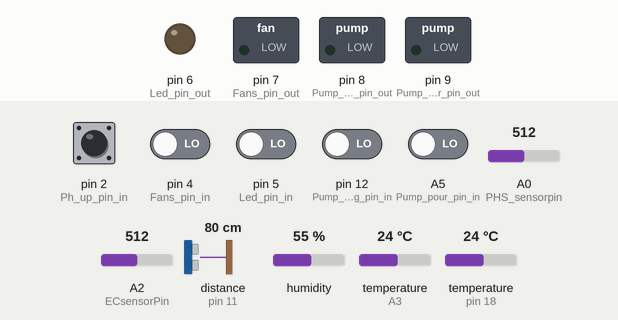
Bench run of a program on a simulated Arduino Uno, built with avr-gcc and run on an emulated ATmega328P. Shown: switched loads named in the program (green lamp = pin HIGH), output pins drawn as LEDs (lit = HIGH). Wiring (inferred from the names in the program): ultrasonic range finder: trigger pin 10; echo pin 11; DHT11 sensor: data A3. Inputs (shaded band) come from the test bench; at power-on: pin 2 (Ph_up_pin_in) HIGH, A5 (Pump_pour_pin_in), pin 4 (Fans_pin_in), pin 5 (Led_pin_in), pin 12 (Pump_mixing_pin_in) LOW, A0 (PHS_sensorpin) = 512, A2 (ECsensorPin) = 512, distance to the obstacle (sensor on pin 11) 80 cm, humidity 55 %, temperature (sensors on A3, pin 18) 24 °C. The echo pulse lasts 58.3 µs per cm; pins used as bus, display or sensor lines are not drawn.

Above: at 1.2 s.
1.3 s: pin 4 (Fans_pin_in) driven HIGH
At 2.6 s:
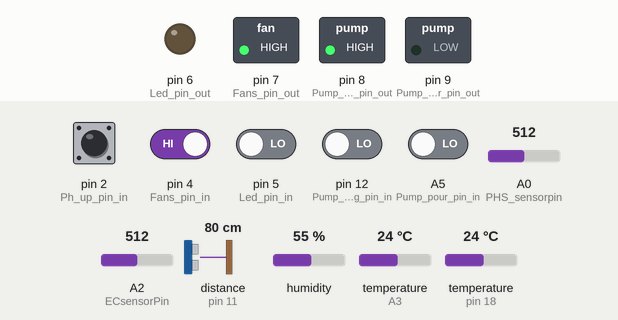
3.5 s: pin 5 (Led_pin_in) driven HIGH
At 4.9 s:
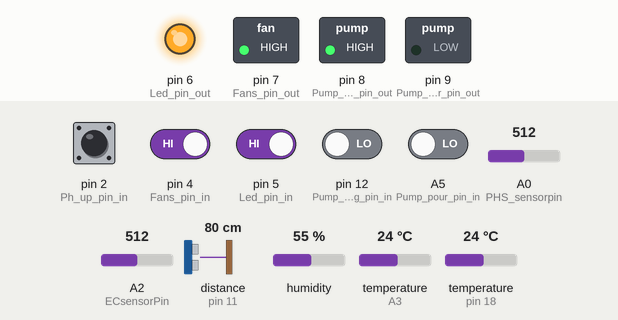
5.8 s: A5 (Pump_pour_pin_in) driven HIGH
At 7.3 s:
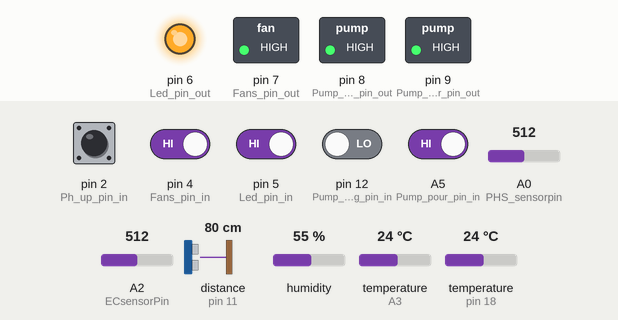
8.0 s: pin 4 (Fans_pin_in) driven LOW
At 9.8 s:
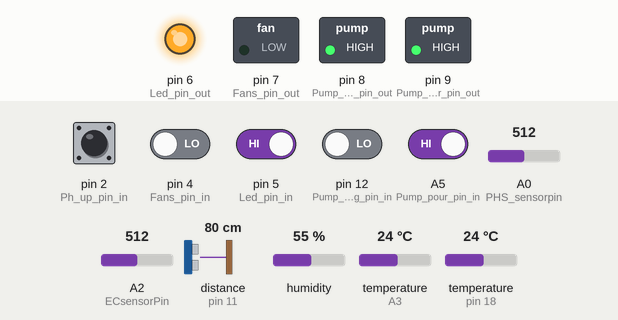
10.3 s: pin 5 (Led_pin_in) driven LOW
At 12.1 s:
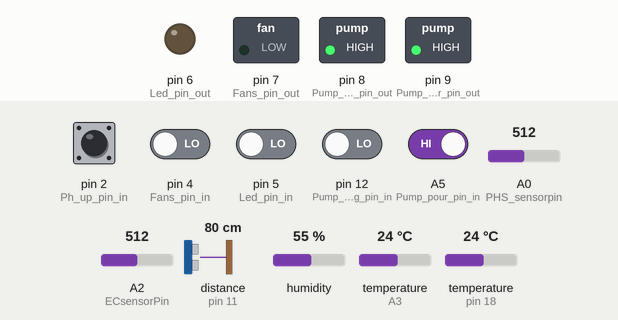
12.5 s: A5 (Pump_pour_pin_in) driven LOW
At 14.5 s:
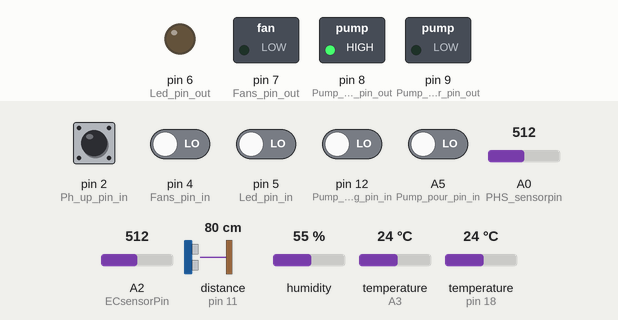
Timing chart, 0 to 15.8 s (numbered marks = the images above; inputs shaded):
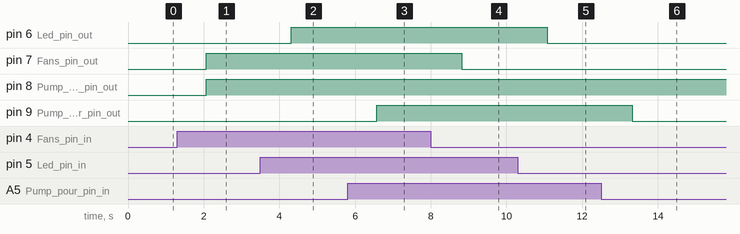

Measured:
- after the input at 1.3 s, pin 7 (Fans_pin_out): LOW → HIGH after 0.77 s
- after the input at 3.5 s, pin 6 (Led_pin_out): LOW → HIGH after 0.82 s
- after the input at 5.8 s, pin 9 (Pump_pour_pin_out): LOW → HIGH after 0.77 s
- after the input at 8.0 s, pin 7 (Fans_pin_out): HIGH → LOW after 0.82 s
- after the input at 10.3 s, pin 6 (Led_pin_out): HIGH → LOW after 0.78 s
- after the input at 12.5 s, pin 9 (Pump_pour_pin_out): HIGH → LOW after 0.83 s

The program:

main.cpp
```cpp
/*!
   \file "arduino_integration"
   \brief "Integrating Raspi and Arduino
          Send Sensor data Arduino -> Raspi
          Receive Actuator Commands Raspi -> Arduino
          Execute Actuator Commands"
   \author "Spandan"
*/
/**  DHT11_PIN - Temp/Humidity sensor pin
  WLS - Water Level Sensor
  THS - Temperature n Humidity Sensor
  TDS - EC Sensor
  PHS - pH Sensor

  av - analog value
  dv - digital value*/

 #include <dht.h>
 #include <string.h>
 #include <Arduino.h>
 #include <waterlevel.h>
 #include <ph.h>
 #include <ec.h>
 #include <actuator.h>

 // sensor pins
 #define DHT11_PIN A3
 // uint8_t TDS_sensorpin = A0;
 uint8_t PHS_sensorpin = A0;
 uint8_t trig_pin = 10;
 uint8_t echo_pin = 11;
 uint8_t DS188B20_pin = 3;
 uint8_t ECsensorPin = A2;
// actuator pins
// input
#define Led_pin_in 5
#define Fans_pin_in 4
#define Pump_mixing_pin_in 12
#define Pump_pour_pin_in A5
// output
#define Led_pin_out 6
#define Fans_pin_out 7
#define Pump_mixing_pin_out 8
#define Pump_pour_pin_out 9

//pH
#define Ph_up_pin_in 2
#define Ph_down_pin_in 4
#define Ph_up_pin_out 8
#define Ph_down_pin_out 7

//create objects of sensor data classes
waterlevel WaterLevel;
ph Ph;
ec Ec;
actuator Actuator;
dht DHT;

void initialize_variables();
void initialize_pins();
void execute_actuator_command();
void read_actuator_command();
void data_transceive_interrupt();

// initialize Interrupt variable
const int BUTTON =2;
// Serial data variables
boolean newData = false;
const byte numChars = 32;
char serial_data[numChars];

// initialize SensorData variables as struct
struct {
  float WaterLevel;
  float Ph;
  float EC;
  int Temperature;
  int Humidity;
}sensor_data;

// state variables for actuators
struct {
  bool LED_state;
  bool FAN_state;
  bool PUMP_mixing_state;
  bool PUMP_pour_state;
  bool Ph_Up_state;
  bool Ph_Down_state;
}actuator_state;

void setup() {
  // Serial connection at 115200
  Serial.begin(115200);

  // initialize Interrupt as HIGH
  //pinMode(BUTTON, INPUT);
  digitalWrite(BUTTON, HIGH);

  //initialize pinMode
  initialize_pins();
  // initialize Interrupt
  attachInterrupt (0, data_transceive_interrupt, LOW);

  // initialize sensor data & actuator variables
  initialize_variables();
}

void data_transceive_interrupt() {
  // cli(); // disable Interrupt

  // send Sensor Data to Raspberry Pi
  // Serial.print("SEND REQ");
  Serial.print("AE6C88FE");
  Serial.print("\t\t");
  Serial.print(sensor_data.Temperature);
  Serial.print("\t\t");
  Serial.print(sensor_data.Humidity);
  Serial.print("\t\t");
  Serial.print(sensor_data.WaterLevel);
  Serial.print("\t\t");
  Serial.print(sensor_data.Ph);
  Serial.print("\t\t");
  Serial.println(sensor_data.EC);
// sei();  // enable global Interrupt

}// end of data_transceive_interrupt


void receive_from_rasp() {
  // Function to receive Serial Data from Raspberry Pi
  static byte ndx = 0;
  char endMarker = '\n';
  char rc;
  newData = false;

  // reading Serial data
  while (Serial.available() > 0 && newData == false) {
      rc = Serial.read();

      if (rc != endMarker) {
          serial_data[ndx] = rc;
          ndx++;
          if (ndx >= numChars) {
              ndx = numChars - 1;
          }// end of if numChars
      }// end of if endMarker

      else {
          serial_data[ndx] = '\0'; // terminate the string
          ndx = 0;
          newData = true;
        }// end of else
    }// end of while

}// end of receive_from_rasp

void initialize_variables() {
  /*!
     \brief "initialize variables"
     \param "actuator_var struct, sensor_data struct, actuator_pin struct"
     \pre "during system start"
     \post "variables and pins are initialized"
     \return "No return"
  */

  sensor_data.EC = 0.0;
  sensor_data.Ph = 0.0;
  sensor_data.WaterLevel = 0.0;
  sensor_data.Temperature = 0;
  sensor_data.Humidity = 0;

  // initialize actuator states
  actuator_state.FAN_state = false;
  actuator_state.LED_state = false;
  actuator_state.PUMP_mixing_state = false;
  actuator_state.PUMP_pour_state = false;
}// end of initialize_variables

void initialize_pins(){
  // initialize sensor pins as INPUT
  // pinMode(WLS_sensorpin, INPUT);
  pinMode(PHS_sensorpin, INPUT);
  pinMode(ECsensorPin, INPUT);
  pinMode(DS188B20_pin, INPUT);

  // initialize input pins Raspberry Pi -> Arduino
  pinMode(Led_pin_in, INPUT);
  pinMode(Fans_pin_in, INPUT);
  pinMode(Pump_pour_pin_in, INPUT);
  pinMode(Pump_mixing_pin_in, INPUT);

  // initialize output pins Arduino -> Actuators
  pinMode(Led_pin_out, OUTPUT);
  pinMode(Fans_pin_out, OUTPUT);
  pinMode(Pump_pour_pin_out, OUTPUT);
  pinMode(Pump_mixing_pin_out, OUTPUT);
}


void read_sensors() {
  /*!
     \brief "Read SensorData and send it to Raspi"
     \param "AE6C88FE: data packet signature
            sensor_data.temperature: temperature data
            sensor_data.humidity: humidity data
            sensor_data.ec: ec data
            sensor_data.ph: ph data
            sensor_data.waterlevel: waterlevel data"
     \pre "arduino receives SENSOR DATA as input on Interrupt"
     \post "arduino reads and sends the SensorData to Raspi"
     \return "Return of the function"
  */
  /*!< THS_ok: start the temp/Humidity sensor */
  int THS_ok = 0;
  uint8_t ECsensorPin = A2;  //EC Meter analog output,pin on analog 1
  uint8_t DS18B20_Pin = 3;

  // read temperature data
  THS_ok = DHT.read11(DHT11_PIN);
  if (!THS_ok)
    sensor_data.Temperature = DHT.temperature;
  else
    sensor_data.Temperature = -1;

  // read Humidity data
  if (!THS_ok)
    sensor_data.Humidity = DHT.humidity;
  else
    sensor_data.Humidity = -1;

  // read ph data
  sensor_data.Ph = Ph.read(PHS_sensorpin);
  // read ec data
  sensor_data.EC = Ec.read(ECsensorPin, DS18B20_Pin);
  // read water level data
  sensor_data.WaterLevel = WaterLevel.read(trig_pin, echo_pin);


}


void read_actuator_command() {
  /*!
     \brief "read actuator Commands"
     \param "actuator_state.FAN_state: state of fan
            actuator_state.LED_state: state of LED
            actuator_state.PUMP_pour_state: state of pouring pump
            actuator_state.PUMP_mixing_state: state of mixing pump"
     \pre "Raspi sends request for actuator reading"
     \post "the actuators are operated as per received input"
     \return "no Return"
  */

  actuator_state.LED_state = digitalRead(Led_pin_in);
  // Serial.println(actuator_state.LED_state);
  actuator_state.FAN_state = digitalRead(Fans_pin_in);
  // Serial.println(actuator_state.FAN_state);
  actuator_state.PUMP_mixing_state = digitalRead(Pump_mixing_pin_in);
  actuator_state.PUMP_pour_state = digitalRead(Pump_pour_pin_in);

  actuator_state.Ph_Up_state = digitalRead(Ph_up_pin_in);
  actuator_state.Ph_Down_state = digitalRead(Ph_down_pin_in);
  // execute actuator Commands
  execute_actuator_command();

}

void execute_actuator_command(){
/*!
   \brief "execute actuator commands as read before"
   \pre "The actuator readings are taken"
   \post "the actuators are performing as per Commands"
   \return "No Return"
*/
digitalWrite(Led_pin_out, actuator_state.LED_state);
digitalWrite(Fans_pin_out, actuator_state.FAN_state);
digitalWrite(Pump_mixing_pin_out, actuator_state.PUMP_mixing_state);
digitalWrite(Pump_pour_pin_out, actuator_state.PUMP_pour_state);
digitalWrite(Ph_up_pin_out, actuator_state.Ph_Up_state);
digitalWrite(Ph_down_pin_out, actuator_state.Ph_Down_state);
}

void loop() {
  read_sensors();
  read_actuator_command();
  execute_actuator_command();
  // data_transceive_interrupt();
  delay(200);
}
```
